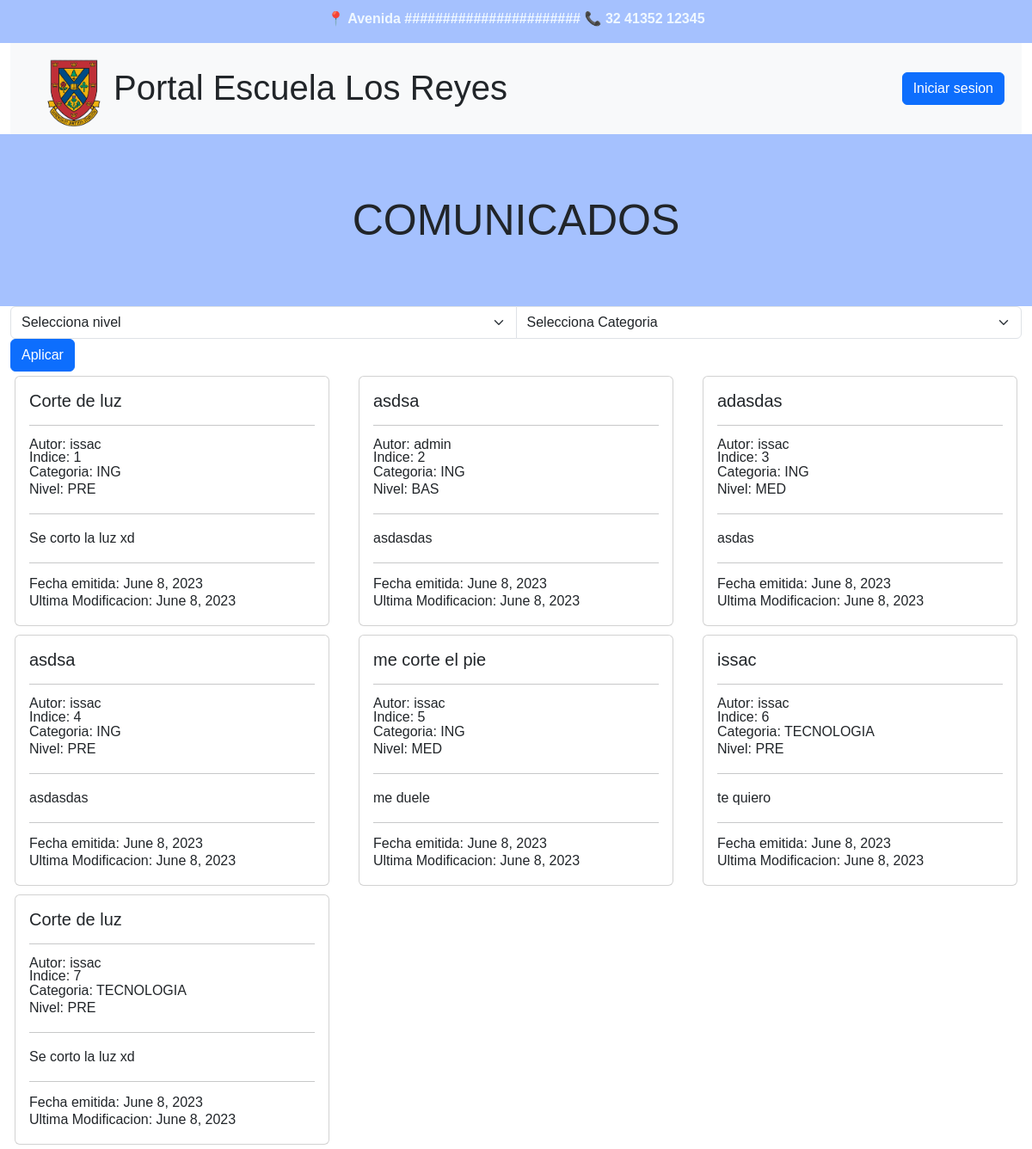
The page / on the database its author committed.
### core/models.py (models this page shows, shortened)
class Comunicado(models.Model):
    NIVEL_CHOICES = [
    ("GEN", "General"),
    ("PRE", "Ciclo Preescolar"),
    ("BAS", "Ciclo Basico"),
    ("MED", "Ciclo Medio"),
]
    titulo= models.CharField(max_length=30)
    detalle= models.CharField(max_length=128)
    nivel= models.CharField(max_length=3, choices=NIVEL_CHOICES)
    fkcategoria= models.ForeignKey(Categoria, on_delete=models.CASCADE)
    fecha_emision= models.DateField()
    fecha_modificacion= models.DateField()
    usuario = models.ForeignKey(User, on_delete=models.CASCADE, null=True, default=None)

class Categoria(models.Model):
    nombre = models.CharField(max_length=30)
    descripcion = models.CharField(max_length=128)
    def __str__(self):
        return self.nombre

### core/views.py (the view)
# urls.py: 2. Add a URL to urlpatterns:  path('', views.home, name='home')
def home(request):
    nivel = request.GET.get('nivel', None)
    categorias = request.GET.get('categoria', None)
    comunicados = Comunicado.objects.all()
    categoria = Categoria.objects.all()
    if nivel:
        comunicados = comunicados.filter(nivel=nivel)
    if categorias:
        comunicados = comunicados.filter(fkcategoria=categorias)
    data = {
        'comunicados': comunicados,
        'categorias': categoria
    }
    return render(request,'core/home.html',data)

### core/templates/core/home.html (shortened to what this page needs)
{% load static %}
<!DOCTYPE html>
<html lang="en">
  <head>
    <link
      href="https://cdn.jsdelivr.net/npm/bootstrap@5.3.0-alpha2/dist/css/bootstrap.min.css"
      rel="stylesheet"
>
  </head>
  <body>
    <div class="container-fluid">
      <div class="row primero">
        <div class="col"> <p id="blanco"> 📍 Avenida ####################### 📞
            32 41352 12345 </p></div>
      </div>
      <nav class="navbar navbar-expand-lg bg-body-tertiary">
        <div class="container-fluid">
          <div class="collapse navbar-collapse" id="navbarSupportedContent">
            <ul class="navbar-nav me-auto mb-2 mb-lg-0">
              <li class="nav-item">
                <img id="logo" src='{% static "img/logo_final.png" %}'
                  height="80px">
              </li>
              <li class="nav-item">
                <h1 style="margin-top:20px">Portal Escuela Los Reyes</h1>
              </li>
            </ul>
            <div class="d-grid gap-2 d-md-flex justify-content-md-end">
              <button class="btn btn-primary me-md-2" type="button"> <a
                  href="/admin">Iniciar sesion</a></button>
            </div>
          </div>
        </div>
      </nav>
      <div class="row tercero">
        <div class="col comunicado"> <h2> COMUNICADOS</h2></div>
      </div>
      <div class="row">
        <form class="form">
          <div class="input-group" method="GET">
            <select name="nivel" class="form-select"
              aria-label="Default select example">
              <option value>Selecciona nivel</option>
            </select>
            <select name="categoria" class="form-select"
              aria-label="Default select example">
              <option value>Selecciona Categoria</option>
            </select>
          </div>
          <div class="input-group-append">
            <button class="btn btn-primary" type="submit">Aplicar</button>
          </div>
        </form>
      </div>
      <div class="row cuarto">
        {% if comunicados%}
        {% for comunic in comunicados %}
        <div class="col-4">
          <div class="card" style="margin:5px">
            <div class="card-body">
              <h5 class="card-title">{{ comunic.titulo}} </h5>
              <hr />
              <h6 class="card-subtitle">Autor: {{comunic.usuario}}</h6>
              <h6 class="card-subtitle">Indice: {{comunic.id}}</h6>
              <p class="card-subtitle">Categoria: {{ comunic.fkcategoria}}</p>
              <p class="card-subtitle">Nivel: {{ comunic.nivel}}</p>
              <hr />
              <p class="card-text"> {{comunic.detalle}}</p>
              <hr />
              <p class="card-subtitle">Fecha emitida: {{ comunic.fecha_emision}}</p>
              <p class="card-subtitle">Ultima Modificacion: {{comunic.fecha_modificacion}}</p>
            </div>
          </div>
        </div>
        {% if forloop.counter|divisibleby:3 %}</div><div class="row">{%endif%}
        {% if forloop.last %}</div>{%endif%}
      {% endfor %}
      {% else %}
      <div class="alert alert-danger"> No hay comunicados</div>
      {% endif %}
    </div>
  </body>
</html>

### core/static/css/temas.css (style rules this page uses)
a { color: #FFFF; text-decoration: none; }
body { font-family: Arial; }
#blanco { margin-top: 10px; font-weight: bold; color:aliceblue }
#logo { margin-top: 10px; }
.primero { width:100vw ; height: 50px ; text-align: center; background-color: #A5C1FE }
.tercero { width: 100vw; height: 200px; background-color: #A5C1FE }
.cuarto { width: 100vw; background-color: #FFFF }
.comunicado { margin-top: 70px; text-align: center; font-weight: 100; }
h2 { font-size: 50px }

### rows shown on the page
Comunicado: titulo "Corte de luz", usuario "issac", id "1", fkcategoria "ING", nivel "PRE", detalle "Se corto la luz xd", fecha_emision "June 8, 2023", fecha_modificacion "June 8, 2023"
Comunicado: titulo "asdsa", usuario "admin", id "2", fkcategoria "ING", nivel "BAS", detalle "asdasdas", fecha_emision "June 8, 2023", fecha_modificacion "June 8, 2023"
Comunicado: titulo "adasdas", usuario "issac", id "3", fkcategoria "ING", nivel "MED", detalle "asdas", fecha_emision "June 8, 2023", fecha_modificacion "June 8, 2023"
Comunicado: titulo "asdsa", usuario "issac", id "4", fkcategoria "ING", nivel "PRE", detalle "asdasdas", fecha_emision "June 8, 2023", fecha_modificacion "June 8, 2023"
Comunicado: titulo "me corte el pie", usuario "issac", id "5", fkcategoria "ING", nivel "MED", detalle "me duele", fecha_emision "June 8, 2023", fecha_modificacion "June 8, 2023"
Comunicado: titulo "issac", usuario "issac", id "6", fkcategoria "TECNOLOGIA", nivel "PRE", detalle "te quiero", fecha_emision "June 8, 2023", fecha_modificacion "June 8, 2023"
Comunicado: titulo "Corte de luz", usuario "issac", id "7", fkcategoria "TECNOLOGIA", nivel "PRE", detalle "Se corto la luz xd", fecha_emision "June 8, 2023", fecha_modificacion "June 8, 2023"
